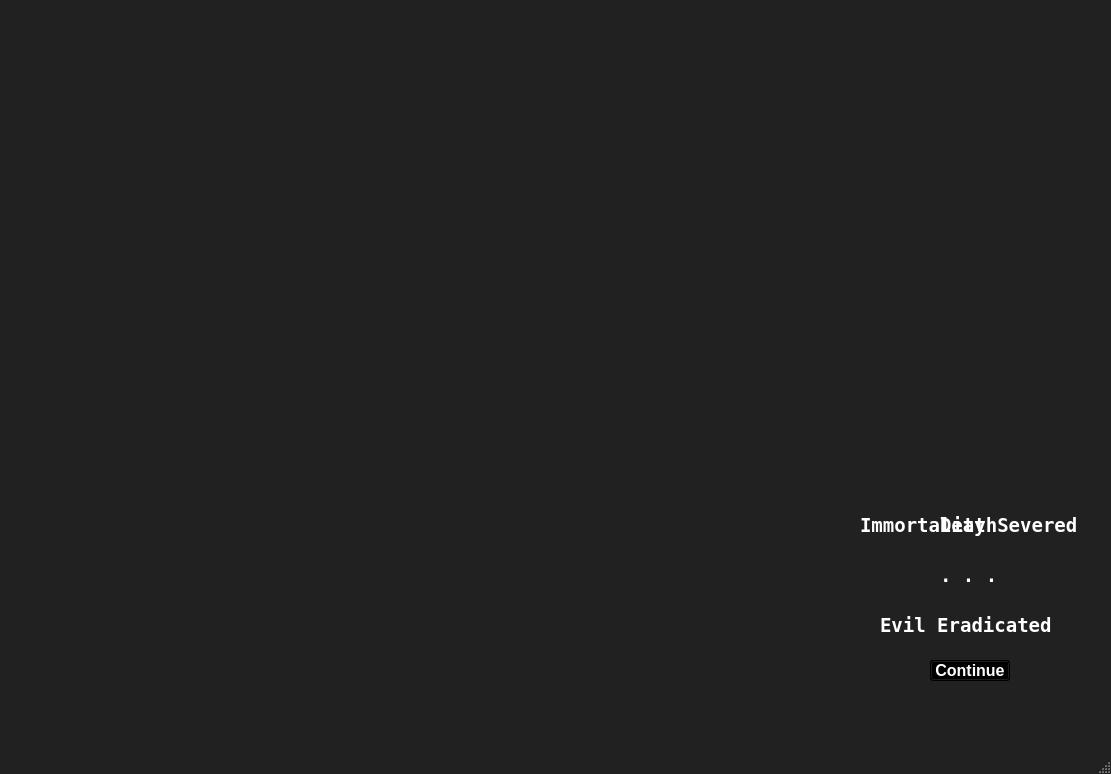
<?xml version="1.0" encoding="UTF-8"?>
<ui version="4.0">
 <class>MessageWindow</class>
 <widget class="QMainWindow" name="MessageWindow">
  <property name="geometry">
   <rect>
    <x>0</x>
    <y>0</y>
    <width>1111</width>
    <height>774</height>
   </rect>
  </property>
  <property name="palette">
   <palette>
    <active>
     <colorrole role="WindowText">
      <brush brushstyle="SolidPattern">
       <color alpha="255">
        <red>255</red>
        <green>255</green>
        <blue>255</blue>
       </color>
      </brush>
     </colorrole>
     <colorrole role="Button">
      <brush brushstyle="SolidPattern">
       <color alpha="255">
        <red>0</red>
        <green>0</green>
        <blue>0</blue>
       </color>
      </brush>
     </colorrole>
     <colorrole role="Light">
      <brush brushstyle="SolidPattern">
       <color alpha="255">
        <red>33</red>
        <green>33</green>
        <blue>33</blue>
       </color>
      </brush>
     </colorrole>
     <colorrole role="Midlight">
      <brush brushstyle="SolidPattern">
       <color alpha="255">
        <red>33</red>
        <green>33</green>
        <blue>33</blue>
       </color>
      </brush>
     </colorrole>
     <colorrole role="Dark">
      <brush brushstyle="SolidPattern">
       <color alpha="255">
        <red>33</red>
        <green>33</green>
        <blue>33</blue>
       </color>
      </brush>
     </colorrole>
     <colorrole role="Mid">
      <brush brushstyle="SolidPattern">
       <color alpha="255">
        <red>33</red>
        <green>33</green>
        <blue>33</blue>
       </color>
      </brush>
     </colorrole>
     <colorrole role="Text">
      <brush brushstyle="SolidPattern">
       <color alpha="255">
        <red>255</red>
        <green>255</green>
        <blue>255</blue>
       </color>
      </brush>
     </colorrole>
     <colorrole role="ButtonText">
      <brush brushstyle="SolidPattern">
       <color alpha="255">
        <red>255</red>
        <green>255</green>
        <blue>255</blue>
       </color>
      </brush>
     </colorrole>
     <colorrole role="Base">
      <brush brushstyle="SolidPattern">
       <color alpha="255">
        <red>33</red>
        <green>33</green>
        <blue>33</blue>
       </color>
      </brush>
     </colorrole>
     <colorrole role="Window">
      <brush brushstyle="SolidPattern">
       <color alpha="255">
        <red>33</red>
        <green>33</green>
        <blue>33</blue>
       </color>
      </brush>
     </colorrole>
     <colorrole role="Shadow">
      <brush brushstyle="SolidPattern">
       <color alpha="255">
        <red>33</red>
        <green>33</green>
        <blue>33</blue>
       </color>
      </brush>
     </colorrole>
     <colorrole role="AlternateBase">
      <brush brushstyle="SolidPattern">
       <color alpha="255">
        <red>33</red>
        <green>33</green>
        <blue>33</blue>
       </color>
      </brush>
     </colorrole>
     <colorrole role="NoRole">
      <brush brushstyle="SolidPattern">
       <color alpha="255">
        <red>33</red>
        <green>33</green>
        <blue>33</blue>
       </color>
      </brush>
     </colorrole>
     <colorrole role="PlaceholderText">
      <brush brushstyle="SolidPattern">
       <color alpha="128">
        <red>255</red>
        <green>255</green>
        <blue>255</blue>
       </color>
      </brush>
     </colorrole>
    </active>
    <inactive>
     <colorrole role="WindowText">
      <brush brushstyle="SolidPattern">
       <color alpha="255">
        <red>255</red>
        <green>255</green>
        <blue>255</blue>
       </color>
      </brush>
     </colorrole>
     <colorrole role="Button">
      <brush brushstyle="SolidPattern">
       <color alpha="255">
        <red>0</red>
        <green>0</green>
        <blue>0</blue>
       </color>
      </brush>
     </colorrole>
     <colorrole role="Light">
      <brush brushstyle="SolidPattern">
       <color alpha="255">
        <red>33</red>
        <green>33</green>
        <blue>33</blue>
       </color>
      </brush>
     </colorrole>
     <colorrole role="Midlight">
      <brush brushstyle="SolidPattern">
       <color alpha="255">
        <red>33</red>
        <green>33</green>
        <blue>33</blue>
       </color>
      </brush>
     </colorrole>
     <colorrole role="Dark">
      <brush brushstyle="SolidPattern">
       <color alpha="255">
        <red>33</red>
        <green>33</green>
        <blue>33</blue>
       </color>
      </brush>
     </colorrole>
     <colorrole role="Mid">
      <brush brushstyle="SolidPattern">
       <color alpha="255">
        <red>33</red>
        <green>33</green>
        <blue>33</blue>
       </color>
      </brush>
     </colorrole>
     <colorrole role="Text">
      <brush brushstyle="SolidPattern">
       <color alpha="255">
        <red>255</red>
        <green>255</green>
        <blue>255</blue>
       </color>
      </brush>
     </colorrole>
     <colorrole role="ButtonText">
      <brush brushstyle="SolidPattern">
       <color alpha="255">
        <red>255</red>
        <green>255</green>
        <blue>255</blue>
       </color>
      </brush>
     </colorrole>
     <colorrole role="Base">
      <brush brushstyle="SolidPattern">
       <color alpha="255">
        <red>33</red>
        <green>33</green>
        <blue>33</blue>
       </color>
      </brush>
     </colorrole>
     <colorrole role="Window">
      <brush brushstyle="SolidPattern">
       <color alpha="255">
        <red>33</red>
        <green>33</green>
        <blue>33</blue>
       </color>
      </brush>
     </colorrole>
     <colorrole role="Shadow">
      <brush brushstyle="SolidPattern">
       <color alpha="255">
        <red>33</red>
        <green>33</green>
        <blue>33</blue>
       </color>
      </brush>
     </colorrole>
     <colorrole role="AlternateBase">
      <brush brushstyle="SolidPattern">
       <color alpha="255">
        <red>33</red>
        <green>33</green>
        <blue>33</blue>
       </color>
      </brush>
     </colorrole>
     <colorrole role="NoRole">
      <brush brushstyle="SolidPattern">
       <color alpha="255">
        <red>33</red>
        <green>33</green>
        <blue>33</blue>
       </color>
      </brush>
     </colorrole>
     <colorrole role="PlaceholderText">
      <brush brushstyle="SolidPattern">
       <color alpha="128">
        <red>255</red>
        <green>255</green>
        <blue>255</blue>
       </color>
      </brush>
     </colorrole>
    </inactive>
    <disabled>
     <colorrole role="WindowText">
      <brush brushstyle="SolidPattern">
       <color alpha="255">
        <red>33</red>
        <green>33</green>
        <blue>33</blue>
       </color>
      </brush>
     </colorrole>
     <colorrole role="Button">
      <brush brushstyle="SolidPattern">
       <color alpha="255">
        <red>0</red>
        <green>0</green>
        <blue>0</blue>
       </color>
      </brush>
     </colorrole>
     <colorrole role="Light">
      <brush brushstyle="SolidPattern">
       <color alpha="255">
        <red>33</red>
        <green>33</green>
        <blue>33</blue>
       </color>
      </brush>
     </colorrole>
     <colorrole role="Midlight">
      <brush brushstyle="SolidPattern">
       <color alpha="255">
        <red>33</red>
        <green>33</green>
        <blue>33</blue>
       </color>
      </brush>
     </colorrole>
     <colorrole role="Dark">
      <brush brushstyle="SolidPattern">
       <color alpha="255">
        <red>33</red>
        <green>33</green>
        <blue>33</blue>
       </color>
      </brush>
     </colorrole>
     <colorrole role="Mid">
      <brush brushstyle="SolidPattern">
       <color alpha="255">
        <red>33</red>
        <green>33</green>
        <blue>33</blue>
       </color>
      </brush>
     </colorrole>
     <colorrole role="Text">
      <brush brushstyle="SolidPattern">
       <color alpha="255">
        <red>33</red>
        <green>33</green>
        <blue>33</blue>
       </color>
      </brush>
     </colorrole>
     <colorrole role="ButtonText">
      <brush brushstyle="SolidPattern">
       <color alpha="255">
        <red>33</red>
        <green>33</green>
        <blue>33</blue>
       </color>
      </brush>
     </colorrole>
     <colorrole role="Base">
      <brush brushstyle="SolidPattern">
       <color alpha="255">
        <red>33</red>
        <green>33</green>
        <blue>33</blue>
       </color>
      </brush>
     </colorrole>
     <colorrole role="Window">
      <brush brushstyle="SolidPattern">
       <color alpha="255">
        <red>33</red>
        <green>33</green>
        <blue>33</blue>
       </color>
      </brush>
     </colorrole>
     <colorrole role="Shadow">
      <brush brushstyle="SolidPattern">
       <color alpha="255">
        <red>33</red>
        <green>33</green>
        <blue>33</blue>
       </color>
      </brush>
     </colorrole>
     <colorrole role="AlternateBase">
      <brush brushstyle="SolidPattern">
       <color alpha="255">
        <red>33</red>
        <green>33</green>
        <blue>33</blue>
       </color>
      </brush>
     </colorrole>
     <colorrole role="NoRole">
      <brush brushstyle="SolidPattern">
       <color alpha="255">
        <red>33</red>
        <green>33</green>
        <blue>33</blue>
       </color>
      </brush>
     </colorrole>
     <colorrole role="PlaceholderText">
      <brush brushstyle="SolidPattern">
       <color alpha="128">
        <red>218</red>
        <green>218</green>
        <blue>218</blue>
       </color>
      </brush>
     </colorrole>
    </disabled>
   </palette>
  </property>
  <property name="windowTitle">
   <string>Project Abyss</string>
  </property>
  <property name="windowIcon">
   <iconset resource="sprites.qrc">
    <normaloff>:/Assets/Sprites/icon.png</normaloff>:/Assets/Sprites/icon.png</iconset>
  </property>
  <widget class="QWidget" name="centralwidget">
   <widget class="QPushButton" name="continueButton">
    <property name="geometry">
     <rect>
      <x>930</x>
      <y>660</y>
      <width>80</width>
      <height>21</height>
     </rect>
    </property>
    <property name="font">
     <font>
      <family>System</family>
      <pointsize>12</pointsize>
      <weight>75</weight>
      <bold>true</bold>
     </font>
    </property>
    <property name="styleSheet">
     <string notr="true">background-color: rgb(0, 0, 0);
color: rgb(255, 255, 255);</string>
    </property>
    <property name="text">
     <string>Continue</string>
    </property>
   </widget>
   <widget class="QLabel" name="victoryLabel_1">
    <property name="geometry">
     <rect>
      <x>860</x>
      <y>500</y>
      <width>261</width>
      <height>51</height>
     </rect>
    </property>
    <property name="font">
     <font>
      <family>Terminal</family>
      <pointsize>14</pointsize>
      <weight>75</weight>
      <bold>true</bold>
     </font>
    </property>
    <property name="text">
     <string>Immortality Severed</string>
    </property>
   </widget>
   <widget class="QLabel" name="gameoverLabel">
    <property name="geometry">
     <rect>
      <x>940</x>
      <y>500</y>
      <width>151</width>
      <height>51</height>
     </rect>
    </property>
    <property name="font">
     <font>
      <family>Terminal</family>
      <pointsize>14</pointsize>
      <weight>75</weight>
      <bold>true</bold>
     </font>
    </property>
    <property name="text">
     <string>Death </string>
    </property>
   </widget>
   <widget class="QLabel" name="dotsLabel">
    <property name="geometry">
     <rect>
      <x>940</x>
      <y>560</y>
      <width>71</width>
      <height>31</height>
     </rect>
    </property>
    <property name="font">
     <font>
      <family>Terminal</family>
      <pointsize>14</pointsize>
      <weight>75</weight>
      <bold>true</bold>
     </font>
    </property>
    <property name="text">
     <string>. . .</string>
    </property>
   </widget>
   <widget class="QLabel" name="victoryLabel_2">
    <property name="geometry">
     <rect>
      <x>880</x>
      <y>600</y>
      <width>191</width>
      <height>51</height>
     </rect>
    </property>
    <property name="font">
     <font>
      <family>Terminal</family>
      <pointsize>14</pointsize>
      <weight>75</weight>
      <bold>true</bold>
     </font>
    </property>
    <property name="text">
     <string>Evil Eradicated</string>
    </property>
   </widget>
  </widget>
  <widget class="QMenuBar" name="menubar">
   <property name="geometry">
    <rect>
     <x>0</x>
     <y>0</y>
     <width>1111</width>
     <height>20</height>
    </rect>
   </property>
  </widget>
  <widget class="QStatusBar" name="statusbar"/>
 </widget>
 <resources>
  <include location="sprites.qrc"/>
 </resources>
 <connections/>
</ui>
